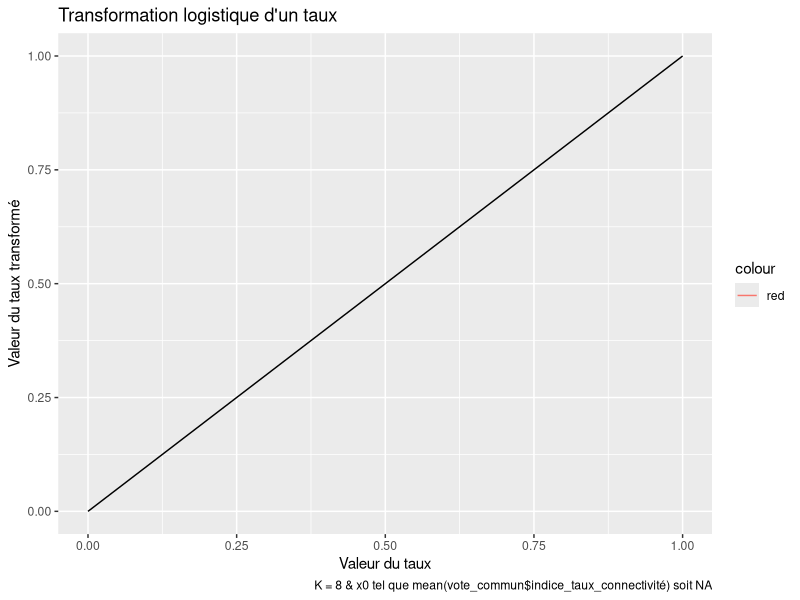

Reproduce this figure in R. (Note: this script raises an error after producing the figure.)
######################################################
# Analyse des données de vote de l'assemblée française
######################################################

library(tidyverse) 
library(data.table)

setwd("/home/gollentw/Documents/ScriptR/projetDemocratie/data/out/graph")
list.files()

vote_commun <- fread("edge.csv")
nombre_loi_vote <- fread("node.csv")

#Petit apreçu des données
head(vote_commun)

#Creation d'information utile
seq_theorique <- seq(0,1,0.01) 
K <- 8
K2 <- 2
transformation_theorique_data_plot <- data.frame(transformation = 1/(1+exp(-8*(seq_theorique-mean(vote_commun$indice_taux_connectivité))))**K2,
                                                 k = seq_theorique )

transformation_theorique_data_plot %>% ggplot(aes(x=k,y =transformation,k=k))+
  geom_line(aes(colour="red"))+
  geom_line(aes(x=k,y=k))+
  xlab("Valeur du taux")+
  ylab("Valeur du taux transformé")+
  ggtitle("Transformation logistique d'un taux")+ 
  labs(caption = paste0("K = ",
                        as.character(K),
                        " & x0 tel que mean(vote_commun$indice_taux_connectivité) soit ",
                        as.character(mean(vote_commun$indice_taux_connectivité))))



vote_commun_intra_groupe <- vote_commun %>%
  merge(nombre_loi_vote, by.x = "from", by.y="nom_prenom") %>%
  select(colnames(vote_commun),groupe_code)%>%
  rename(groupe_code.x=groupe_code)%>%
  merge(nombre_loi_vote, by.x = "to", by.y="nom_prenom")%>%
  select(colnames(vote_commun),groupe_code.x,groupe_code)%>%
  rename(groupe_code.y=groupe_code)%>%
  filter(groupe_code.y==groupe_code.x)

vote_commun_inter_groupe <- vote_commun %>%
  merge(nombre_loi_vote, by.x = "from", by.y="nom_prenom") %>%
  select(colnames(vote_commun),groupe_code)%>%
  rename(groupe_code.x=groupe_code)%>%
  merge(nombre_loi_vote, by.x = "to", by.y="nom_prenom")%>%
  select(colnames(vote_commun),groupe_code.x,groupe_code)%>%
  rename(groupe_code.y=groupe_code)%>%
  filter(groupe_code.y!=groupe_code.x)

#########################################
#Taux de connectivité
#########################################

hist(vote_commun$indice_taux_connectivité, 
     main = "Distribution du taux de connectivité", 
     ylab = "Nombre de relations",
     xlab= "Taux de connectivité",
     col = "ivory")
mean(vote_commun$indice_taux_connectivité)
var(vote_commun$indice_taux_connectivité)

hist(vote_commun_intra_groupe$indice_taux_connectivité, 
     main = "Distribution du taux de connectivité intra-groupe", 
     ylab = "Nombre de relations",
     xlab= "Taux de connectivité",
     col = "ivory")
mean(vote_commun_intra_groupe$indice_taux_connectivité)
var(vote_commun_intra_groupe$indice_taux_connectivité)

hist(vote_commun_inter_groupe$indice_taux_connectivité, 
     main = "Distribution du taux de connectivité inter-groupe", 
     ylab = "Nombre de relations",
     xlab= "Taux de connectivité",
     col = "ivory")
mean(vote_commun_inter_groupe$indice_taux_connectivité)
var(vote_commun_inter_groupe$indice_taux_connectivité)

hist(1/(1+exp(-K*(vote_commun$indice_taux_connectivité-mean(vote_commun$indice_taux_connectivité)))**K2), 
                            main = "Distribution du taux de connectivité transformé", 
                            ylab = "Nombre de relations",
                            xlab= "Taux de connectivité transformé",
                            col = "ivory")

hist(1/(1+exp(-K*(vote_commun_intra_groupe$indice_taux_connectivité-mean(vote_commun$indice_taux_connectivité))))**K2, 
                           main = "Distribution du taux de connectivité intra-groupe transformé", 
                           ylab = "Nombre de relations",
                           xlab= "Taux de connectivité transformé",
                           col = "ivory")

hist(1/(1+exp(-K*(vote_commun_inter_groupe$indice_taux_connectivité-mean(vote_commun$indice_taux_connectivité))))**K2, 
     main = "Distribution du taux de connectivité inter-groupe transformé", 
     ylab = "Nombre de relations",
     xlab= "Taux de connectivité transformé",
     col = "ivory")


###################################################
#On s'intéresse à l'intensité  de la connectivité
###################################################

hist(vote_commun$indice_intensité_connectivité, 
     main = "Distribution de l'intensité de la connectivité", 
     ylab = "Nombre de relations",
     xlab=  "Intensité de la connectivité",
     col =  "ivory")
mean(vote_commun$indice_intensité_connectivité)
var(vote_commun$indice_intensité_connectivité)

hist(vote_commun_intra_groupe$indice_intensité_connectivité, 
     main = "Distribution de l'intensité de la connectivité intra-groupe", 
     ylab = "Nombre de relations",
     xlab= "Taux de connectivité",
     col = "ivory")
mean(vote_commun_intra_groupe$indice_intensité_connectivité)
var(vote_commun_intra_groupe$indice_intensité_connectivité)

hist(vote_commun_inter_groupe$indice_intensité_connectivité, 
     main = "Distribution de l'intensité de la connectivité inter-groupe", 
     ylab = "Nombre de relations",
     xlab= "Taux de connectivité",
     col = "ivory")
mean(vote_commun_inter_groupe$indice_intensité_connectivité)
var(vote_commun_inter_groupe$indice_intensité_connectivité)

data_plot_indice_croise <- vote_commun %>%
  mutate(indice_taux_connectivité =round(indice_taux_connectivité,1),indice_intensité_connectivité=round(indice_intensité_connectivité,1) )%>%
  group_by(indice_taux_connectivité,indice_intensité_connectivité)%>%
  count() 

